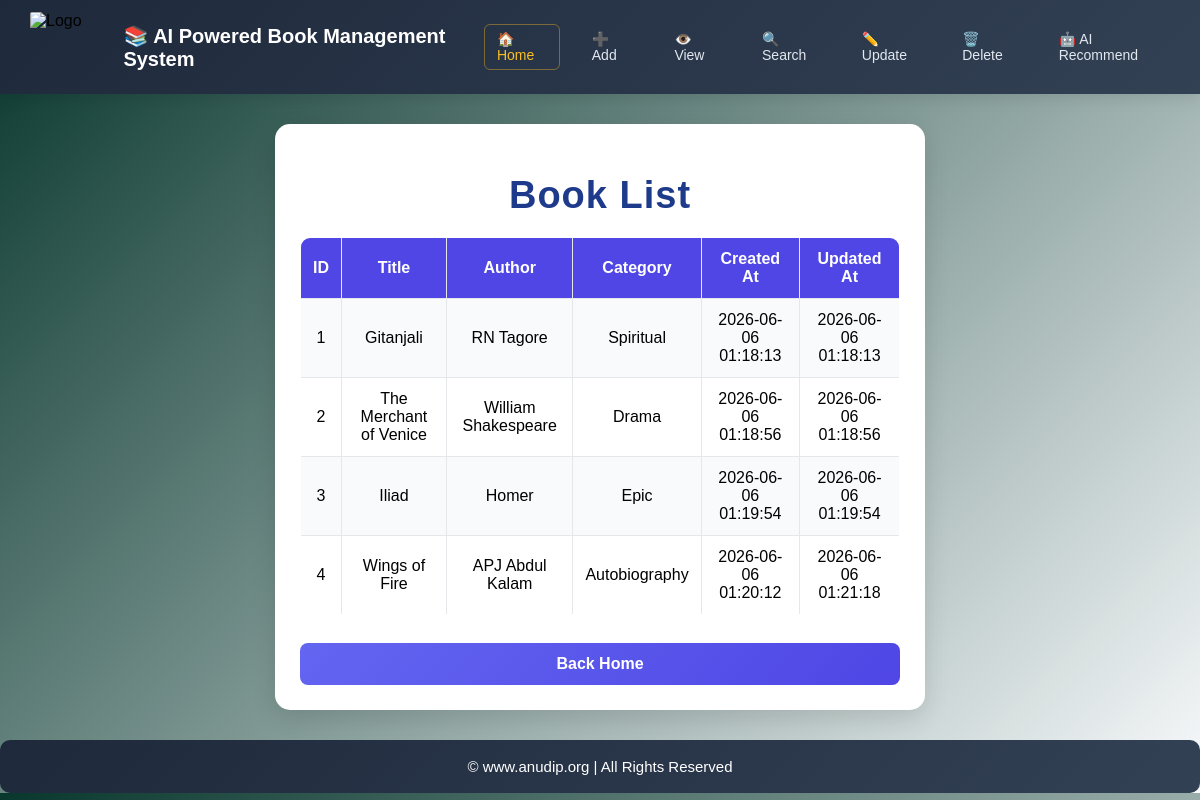
Before: /view with the older database file.
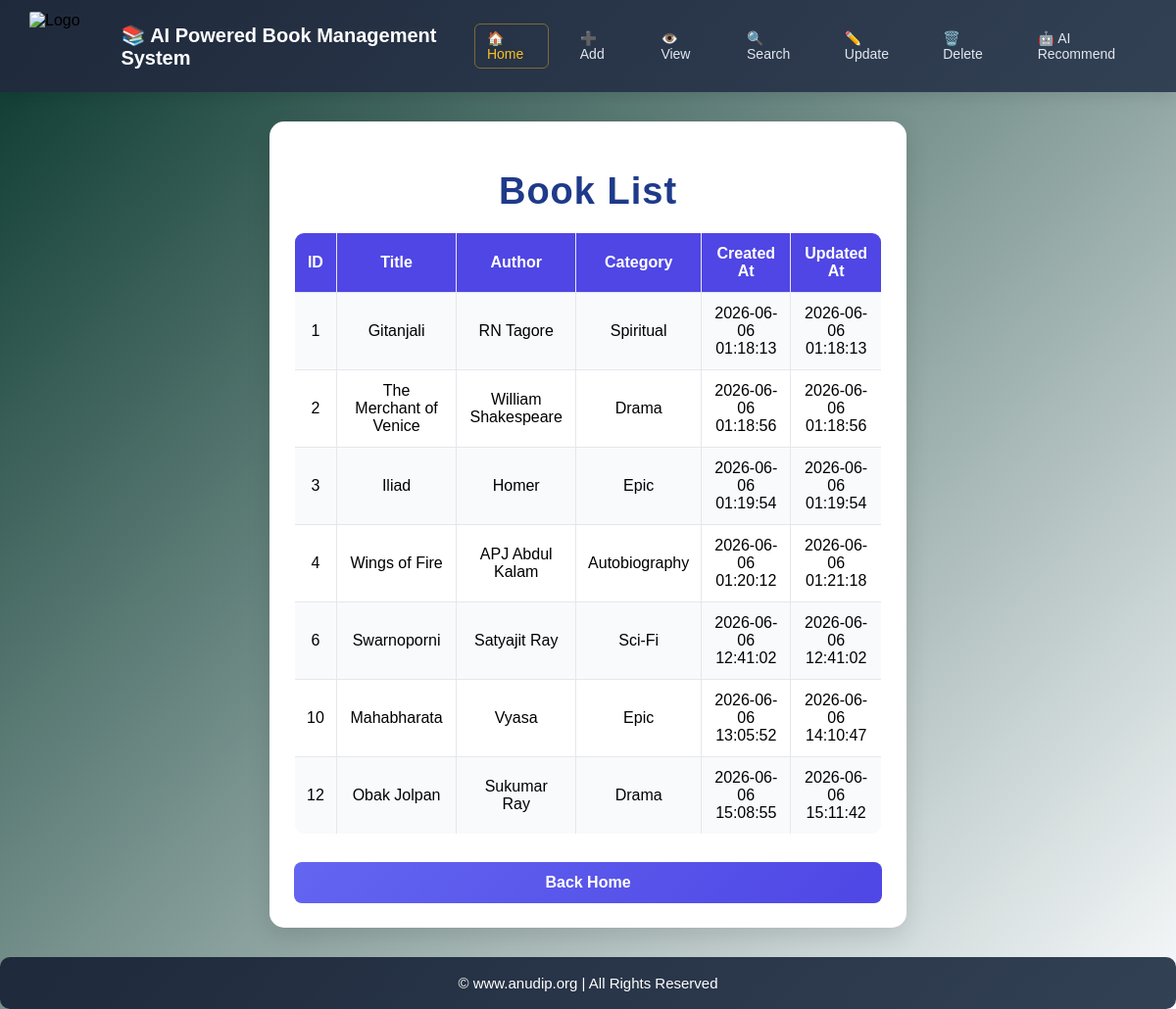
After: the same page with the newer database file.
### tables this page shows
CREATE TABLE books(

        id INTEGER PRIMARY KEY AUTOINCREMENT,

        title TEXT NOT NULL,

        author TEXT NOT NULL,

        category TEXT,

        created_at DATETIME DEFAULT (datetime('now', '+5 hours', '+30 minutes')),
                   
        updated_at DATETIME DEFAULT (datetime('now', '+5 hours', '+30 minutes'))
    );

### app.py (the view)
@app.route("/view")
def view():
    books = get_all_books()
    return render_template(
        "view_books.html",
        books=books
    )

### database.py (called while the page is built)
def get_connection():
    return sqlite3.connect(DB_NAME)

def get_all_books():
    conn = get_connection()
    cursor = conn.execute(
        "SELECT * FROM books"
    )
    books = cursor.fetchall()
    conn.close()
    return books

### templates/view_books.html (shortened to what this page needs)
<!DOCTYPE html>
<html>
    <head>
        <link rel="stylesheet"
            href="{{ url_for('static', filename='style.css') }}"
        >
    </head>
    <body>
        <nav class="navbar">
            <div class="nav-brand">
                <img src="https://media.licdn.com/dms/image/v2/D560BAQEHjEFxVR5xuw/company-logo_200_200/B56Z1mStfDHoAI-/0/1775537675219?e=2147483647&v=beta&t=GtWsI8qY5ZNdaVx1h6QCo8TTsH4VkOEgyCH3mkutd10" alt="Logo" class="nav-logo">
                    <h2 class="nav-title">📚 AI Powered Book Management System</h2>
            </div>
            <div class="nav-links">
                <a href="/" class="nav-item home-highlight">🏠 Home</a>
                <a href="/add" class="nav-item">➕ Add</a>
                <a href="/view" class="nav-item">👁️ View</a>
                <a href="/search" class="nav-item">🔍 Search</a>
                <a href="/update" class="nav-item">✏️ Update</a>
                <a href="/delete" class="nav-item">🗑️ Delete</a>
                <a href="/recommend" class="nav-item">🤖 AI Recommend</a>
            </div>
        </nav>
        <div class="container">
            <h1>Book List</h1>
            <table>
                <tr>
                    <th>ID</th>
                    <th>Title</th>
                    <th>Author</th>
                    <th>Category</th>
                    <th>Created At</th>
                    <th>Updated At</th>
                </tr>
                {% for book in books %}
                <tr>
                    <td>{{ book[0] }}</td>
                    <td>{{ book[1] }}</td>
                    <td>{{ book[2] }}</td>
                    <td>{{ book[3] }}</td>
                    <td>{{ book[4] }}</td>
                    <td>{{ book[5] }}</td>
                </tr>
                {% endfor %}
            </table>
            <br>
            <a href="/" class="menu-btn">
            Back Home
            </a>
        </div>
        <footer class="footer">
            &copy; <a href="https://anudip.org/" target="_blank">www.anudip.org</a> | All Rights Reserved
        </footer>
    </body>
</html>

### static/style.css (style rules this page uses)
.navbar { display: flex; align-items: center; justify-content: space-between; background: linear-gradient(135deg, #1e293b, #334155); padding: 12px 30px; box-shadow: 0 4px 15px rgba(0, 0, 0, 0.1); }
.nav-brand { display: flex; align-items: center; gap: 12px; }
.nav-logo { height: 70px; width: 90px; border-radius: 2px; }
.nav-title { color: #ffffff; font-size: 20px; margin: 0; font-weight: bold; }
.nav-links { display: flex; gap: 20px; align-items: center; }
.nav-item { color: #e2e8f0; text-decoration: none; font-weight: 500; font-size: 14px; padding: 6px 12px; border-radius: 6px; transition: all 0.3s ease; }
.nav-item.home-highlight { color: #fbbf24; border: 1px solid rgba(251, 191, 36, 0.4); }
body { background: linear-gradient(135deg, #08372d, #f8fafc); font-family: Arial, sans-serif; margin: 0; padding: 0; }
.container { width: 50%; margin: auto; margin-top: 30px; background: white; padding: 25px; border-radius: 15px; box-shadow: 0 8px 25px rgba(0, 0, 0, 0.12); }
h1 { text-align: center; color: #1e3a8a; font-size: 38px; letter-spacing: 1px; margin-bottom: 20px; }
.menu-btn { display: block; text-align: center; margin-top: 10px; padding: 12px; background: linear-gradient(135deg, #6366f1, #4f46e5); color: white; text-decoration: none; border-radius: 8px; font-weight: bold; cursor: pointer; transition: all 0.3s ease; }
table { width: 100%; border-collapse: collapse; overflow: hidden; border-radius: 10px; margin-top: 15px; }
th { background: #4f46e5; color: white; }
table, th, td { border: 1px solid #e5e7eb; }
th, td { padding: 12px; text-align: center; }
tr:nth-child(even) { background: #f8fafc; }
.footer { margin-top: 30px; padding: 18px; text-align: center; background: linear-gradient(135deg, #1e293b, #334155); color: #fff; font-size: 15px; border-radius: 10px; }
.footer a { color: #fff; text-decoration: none; transition: color 0.3s ease; }

Changed rows visible on the page:
added books: id "6", title "Swarnoporni", author "Satyajit Ray", category "Sci-Fi", created_at "2026-06-06 12:41:02", updated_at "2026-06-06 12:41:02"
added books: id "10", title "Mahabharata", author "Vyasa", category "Epic", created_at "2026-06-06 13:05:52", updated_at "2026-06-06 14:10:47"
added books: id "12", title "Obak Jolpan", author "Sukumar Ray", category "Drama", created_at "2026-06-06 15:08:55", updated_at "2026-06-06 15:11:42"
